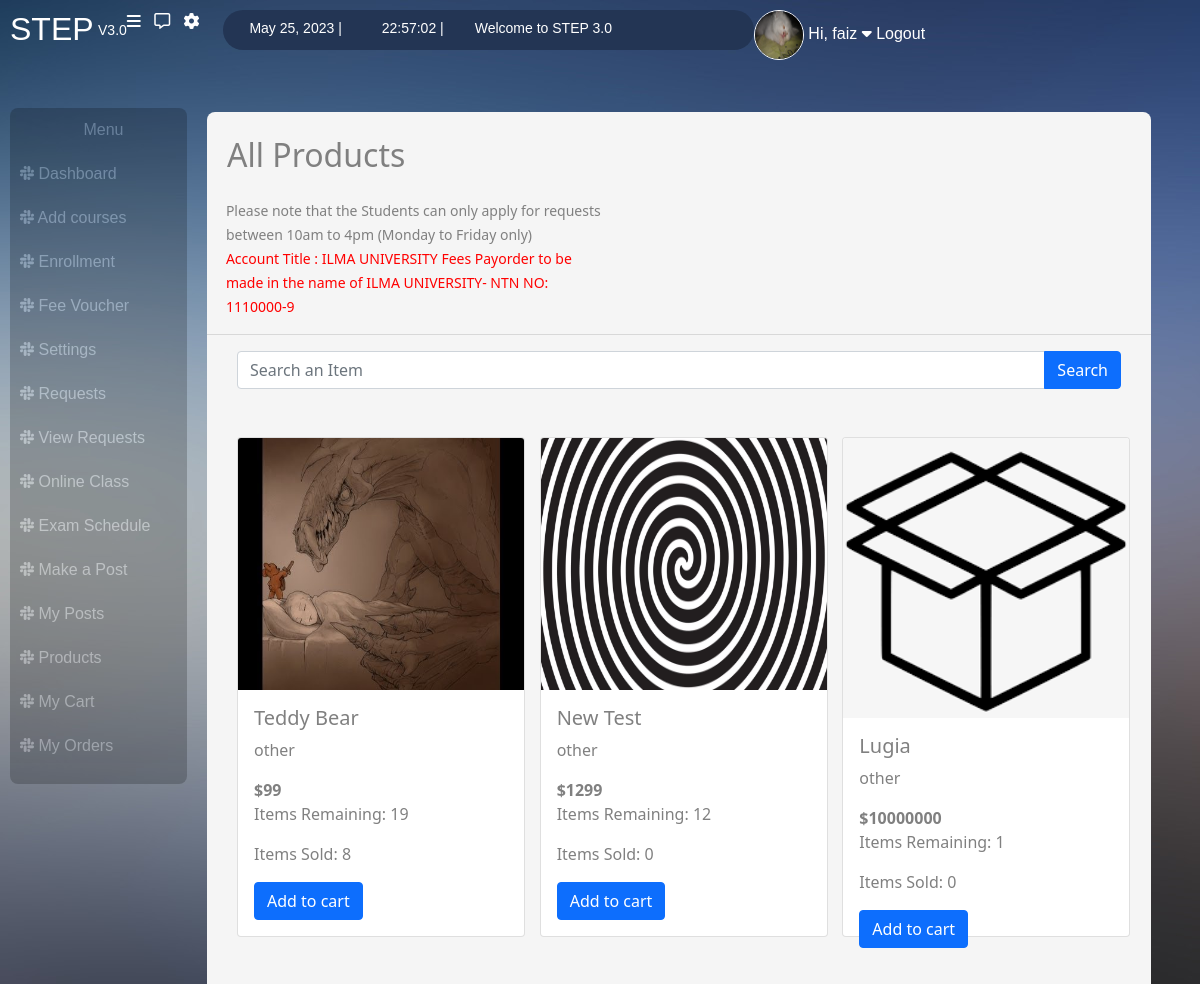
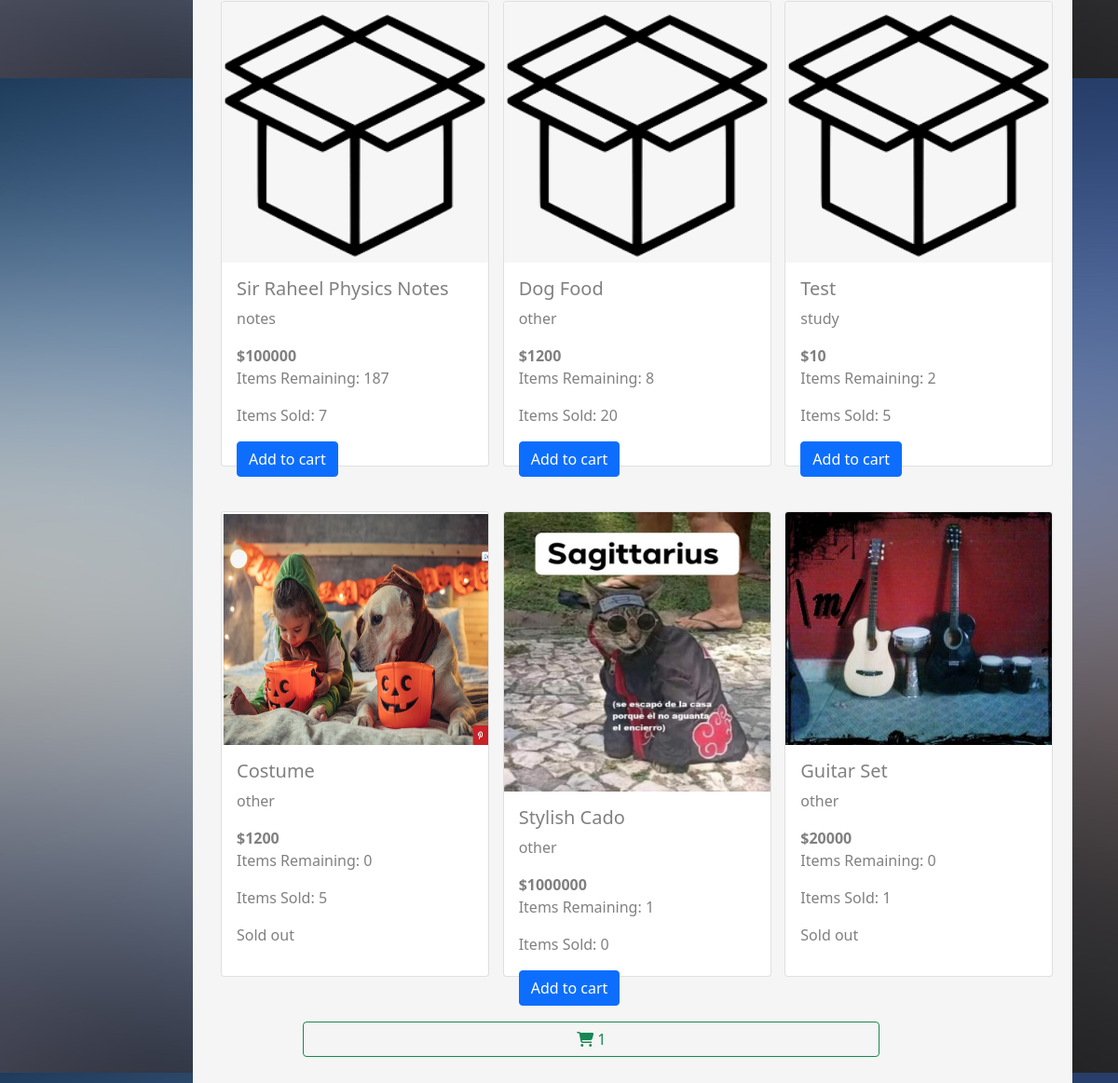
/all_products (signed in), run on the app's committed database (2 pictures, top to bottom).
### users/models.py (models this page shows, shortened)
class UserInfo(models.Model):
    user = models.ForeignKey(User, on_delete=models.CASCADE)
    degree_title = models.CharField(max_length=20, blank=True, default='bscs')
    address = models.CharField(max_length=50)
    profile_img = models.ImageField(upload_to='profile_images', default='blank-profile-picture.png')
    contact = models.CharField(max_length=20)
    is_student = models.BooleanField(blank=False, default=True)
    is_teacher = models.BooleanField(blank=False, default=False)

### products/models.py (models this page shows, shortened)
class Products(models.Model):
    CATEGORY_CHOICES = [
        ('study', 'Study'),
        ('notes', 'Notes'),
        ('book', 'Book'),
        ('other', 'Other')
    ]
    user = models.ForeignKey(User, on_delete=models.DO_NOTHING)
    product_name = models.CharField(default='new product', blank=False, max_length=50)
    product_price = models.IntegerField(blank=False)
    product_category = models.CharField(choices=CATEGORY_CHOICES, default='study', max_length=50)
    product_image = models.ImageField(upload_to='product_images',  default='download.png' )
    items_remaining = models.IntegerField(blank=False, default=1)
    items_sold = models.IntegerField(default=0)

### products/views.py (the view)
# urls.py: path("all_products", views.all_products, name='all_products'),
@login_required(login_url='/')
def all_products(request):
    user_type = UserInfo.objects.get(user=request.user)
    products = Products.objects.all()
    cart = Cart.objects.filter(user=request.user)
    items = 0
    for item in cart:
        items = items+1
    if user_type.is_student == True:
        user_profile = UserInfo.objects.get(user=request.user)
        today = date.today()
        now = datetime.now()
        current_time = now.strftime("%H:%M:%S")
        return render(request, 'products/all_products.html', {'user_profile':user_profile, 'today':today,
                        'products': products, 'current_time': current_time, 'items': items})
    else:
        return render(request, 'products/teacher_all_products.html', {'user_type':user_type,
                        'items':items, 'products': products, 'cart':cart,})

### products/templates/products/all_products.html (shortened to what this page needs)
{% extends "users/base.html" %}
{% load crispy_forms_tags %}
{% block heading %} All Products {% endblock %}
    {% block content %}
    <form class="" method="GET" action="/search_product" >
        <div class="input-group" >
            <input class="form-control" autocomplete="off" type="text" name="q" placeholder="Search an Item">
            <button class="btn btn-primary" style="display: inline;" type="submit">Search</button>
        </div>
    </form>
    <br><br>
    <div class="content">
        <div class="row" id="target_div">
            {% include "products/partials/add_to_cart_htmx.html" %}
        </div>
    </div>
    <br><br>
    {% endblock %}

### users/templates/users/base.html (shortened to what this page needs)
{% load static %}
<!DOCTYPE html>
<html lang="en">
<head>
    <link href="https://cdn.jsdelivr.net/npm/bootstrap@5.0.2/dist/css/bootstrap.min.css" rel="stylesheet">
    <link rel="stylesheet" href="{% static 'users/register_style.css' %}">
</head>
<body>
    <div class="box">
        <div class="nav">
            <a href="/dashboard"><h2>STEP </h2></a>  &nbsp;
            <small>  V3.0 </small>
                <a href="#"><i class="fa-solid fa-bars requests"></i></a> &nbsp; &nbsp;
                <a href="/request"><i class="fa-regular fa-message "></i></a> &nbsp; &nbsp;
                <a href="/settings" title="Settings"><i class="fa-solid fa-gear"></i></a>  &nbsp; &nbsp;
                <div class="oval_div">
                    <small> {{today}} |</small>  &nbsp; <small> {{current_time}}  |</small>
                    <small> Welcome to STEP 3.0 </small>
                </div>
                <dv class="profile_div">
                    <a href="/profile/{{user}}">
                        <img class="img-fluid " src="{{ user_profile.profile_img.url }}">
                        <span>Hi, {{user}}</span>
                        <i class="fa-solid fa-caret-down"></i>
                    </a>
                    <a href="/student_logout">Logout</a>
                </dv>
        </div>
                <br>   <br>
            <div class="responsive">
                    <div class="vertical_nav nav">
                        <ul>
                            <li class="text-center">Menu</li>
                            <a href="/dashboard"><li><i class="fa-brands fa-slack"></i>  Dashboard</li></a>
                            <a href="/add_course"><li><i class="fa-brands fa-slack"></i>  Add courses </li></a>
                            <a href="/enrollment"><li><i class="fa-brands fa-slack"></i>  Enrollment </li></a>
                            <a href="/fees"><li><i class="fa-brands fa-slack"></i>  Fee Voucher</li></a>
                            <a href="/settings"><li><i class="fa-brands fa-slack"></i>  Settings</li></a>
                            <a href="/request"><li><i class="fa-brands fa-slack"></i>  Requests</li></a>
                            <a href="/view_requests"><li><i class="fa-brands fa-slack"></i>  View Requests</li></a>
                            <a href="/online_class"><li><i class="fa-brands fa-slack"></i>  Online Class</li></a>
                            <a href="/exam"><li><i class="fa-brands fa-slack"></i>  Exam Schedule</li></a>
                            <a href="/make_post"><li><i class="fa-brands fa-slack"></i> Make a Post</li></a>
                            <a href="/my_posts/{{user.id}}"><li><i class="fa-brands fa-slack"></i> My Posts</li></a>
                            <a href="/all_products"><li><i class="fa-brands fa-slack"></i>  Products</li></a>
                            <a href="/my_cart"><li><i class="fa-brands fa-slack"></i>  My Cart</li></a>
                            <a href="/my_orders"><li><i class="fa-brands fa-slack"></i>  My Orders</li></a>
                        </ul>
                    </div>
                        <br>
                    <div class="right_side_main">
                            <br>
                            <h2 class="main_heading">{% block heading %} Dashboard {% endblock %}</h2>
                            <br><br>
                            <div class="notice">
                                    <small>Please note that the Students can only apply for requests between 10am to 4pm (Monday to Friday only)<br> <span>Account Title : ILMA UNIVERSITY Fees Payorder to be made in the name of ILMA UNIVERSITY- NTN NO: 1110000-9</span></small>
                            </div>
                            <hr>
                                <div class="base_content">
                                    {% block content %}
                                    {% endblock %}
                                </div>
                    </div>
            </div>
    </div>
</body>
</html>

### products/templates/products/partials/add_to_cart_htmx.html (shortened to what this page needs)
{% for product in products reversed %}
<div class="col-lg-4 col-md-6 col-12">
    <div class="card product_box" style="width: 18rem;">
        <img class="card-img-top product_image" src="{{product.product_image.url}}" alt="Card image cap">
        <div class="card-body">
          <h5 class="card-title">{{product.product_name}}</h5>
          <p class="card-text">{{product.product_category }}</p>
          <b><p class="card-text">${{product.product_price }}</p></b>
          <p class="card-text">Items Remaining: {{product.items_remaining}}</p>
          <p class="card-text">Items Sold: {{product.items_sold}}</p>
        {% if product.items_remaining == 0 %}
            <p>Sold out</p>
        {% else %}
            <form  id="add_to_cart{{product.id}}">
                    <button hx-post="{% url 'add_to_cart_htmx' %}" hx-target="#target_div" type="submit" class="btn btn-primary">Add to cart</button>
            </form>
        {% endif %}
        </div>
      </div>
      <br> <br>
</div>
{% endfor %}
<div >
    <a href="/my_cart" class="btn btn-outline-success cart_button"><i class="fa-solid fa-cart-shopping"></i> {{items}}</a>
   <br><span hx-get="{% url 'clear' %}" hx-trigger="load delay:3s" style="color:green">{{message}}</span>
</div>

### users/static/users/register_style.css (style rules this page uses)
body { background-image: url("/static/bg.jpg"); }
.box { margin: 10px; }
.nav { color: white; font-family: 'Gill Sans', 'Gill Sans MT', Calibri, 'Trebuchet MS', sans-serif; }
.nav small { margin-top:10px }
.nav a { text-decoration: none; color: inherit; }
.requests { margin-left: 60px; }
.oval_div { background-color: #233554; height: 40px; margin-left: 10px; width: 45%; border-radius: 35px; }
.oval_div small { margin-left: 5%; position: relative; top: 6px; }
.profile_div { margin-left: 20%; }
.profile_div img { height: 50px; width: 50px; border-radius: 50%; border: 1px; border-color: white; border-style: double; }
.vertical_nav { width:15%; height: auto; background-color: black; border-radius: 8px; opacity: 20%; float: left; display: inline; }
.vertical_nav ul { padding: 0; }
.vertical_nav li { color: white; padding-left: 10px; padding-top: 10px; padding-bottom: 10px; text-decoration: none; }
.right_side_main { width: 80%; background-color:whitesmoke; color: gray; height:auto; border-radius: 8px; margin-top: -20px; margin-left: 20px; float: left; vertical-align: top; }
.responsive { overflow: auto; }
.main_heading { color: gray; display: inline; padding-left: 20px; }
.right_side_main small>span { color: red; }
.notice { width: 40%; margin-left: 40%; }
.base_content { margin-left :30px; margin-right: 30px; }
.product_box { height: 500px; }
.product_image { height: 300px; }
.cart_button { margin-left: 10%; width: 70%; }
@media screen and (max-width: 1250px) and (min-width: 701px) { .profile_div { margin-left: 0%; } }
@media screen and (max-width: 1250px) and (min-width: 701px) { .requests { margin-left: 0%; } }
@media screen and (max-width: 1250px) and (min-width: 701px) { .notice { margin-left: 2%; } }

### data on the page
UserInfo: profile_img (picture)
Products: product_image (placeholder picture), product_name "Teddy Bear", product_category "other", product_price "99", items_remaining "19", items_sold "8"
Products: product_image (picture), product_name "New Test", product_category "other", product_price "1299", items_remaining "12", items_sold "0"
Products: product_image (picture), product_name "Lugia", product_category "other", product_price "10000000", items_remaining "1", items_sold "0"
Products: product_image (picture), product_name "Sir Raheel Physics Notes", product_category "notes", product_price "100000", items_remaining "187", items_sold "7"
Products: product_image (picture), product_name "Dog Food", product_category "other", product_price "1200", items_remaining "8", items_sold "20"
Products: product_image (picture), product_name "Test", product_category "study", product_price "10", items_remaining "2", items_sold "5"
Products: product_image (picture), product_name "Costume", product_category "other", product_price "1200", items_remaining "0", items_sold "5", shows "Sold out"
Products: product_image (picture), product_name "Stylish Cado", product_category "other", product_price "1000000", items_remaining "1", items_sold "0"
Products: product_image (picture), product_name "Guitar Set", product_category "other", product_price "20000", items_remaining "0", items_sold "1", shows "Sold out"

### other printed values
{{ today }} "May 25, 2023"
{{ user }} "faiz"
{{ items }} "1"
